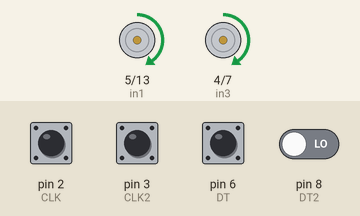
A sketch run on a simulated Arduino Uno, built with avr-gcc and run on an emulated ATmega328P. Parts: motor-driver pin pairs drawn as motors (green arrow = first pin HIGH = forward, orange = second pin HIGH = backward, longer = more drive, scaled by the enable pin). The inputs (shaded band) are chosen by the test bench; at power-on: pin 2 (CLK), pin 3 (CLK2), pin 6 (DT) HIGH, pin 8 (DT2) LOW. What the sketch prints to the serial monitor is not drawn.

Above: at 0.1 s.
Timing chart, 0 to 1.6 s (numbered marks = the images above):
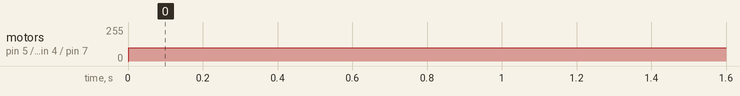

Measured:
- by itself, motor on pin 5 (in1) / pin 13 (in2), motor on pin 4 (in3) / pin 7 (in4): stopped → forward 100/255 at 0.00 s

The sketch:

Project_2test.ino
```cpp
#include <PID_v1.h>
#define enA 9
#define in1 5
#define in2 13
#define enB 10
#define in3 4
#define in4 7
#define CLK 2
#define DT 6
#define CLK2 3
#define DT2 8
#include <PID_v1.h>
int counter = 0,counter2 = 0;
int currentStateCLK,currentStateCLK2;
int lastStateCLK,lastStateCLK2;
String currentDir="";
const float pi = 3.14;
const float R = 3.25;
const int N = 20;
float distance = 0,distance2 = 0;
int finaldistance = 120;

void setup() {
pinMode(enA, OUTPUT);
pinMode(enB, OUTPUT);
pinMode(in1, OUTPUT);
pinMode(in2, OUTPUT);
pinMode(in3, OUTPUT);
pinMode(in4, OUTPUT);
pinMode(CLK,INPUT);
pinMode(DT,INPUT);
pinMode(CLK2,INPUT);
pinMode(DT2,INPUT);
Serial.begin(115200);

attachInterrupt(digitalPinToInterrupt(2), encoder, RISING);
attachInterrupt(digitalPinToInterrupt(3), encoder2, RISING);
Turn1();
delay(1000);
Turn2();
}
void loop() {

//----------------------TASK 1----------------------//

}
void Turn2(){
counter=0;
counter2=0;
distance=0;
distance2=0;

while(distance>-19 && distance2<15){
  encoder();
  encoder2();
  digitalWrite(in1, LOW);
  digitalWrite(in2, HIGH);
  digitalWrite(in3, LOW);
  digitalWrite(in4, HIGH);
  analogWrite(enA,100);
  analogWrite(enB,100);
  Serial.println(distance);
  Serial.println(distance2);
}
encoder();
encoder2();
analogWrite(enA,0);
analogWrite(enB,0);
distance=0;
distance2=0;
Serial.println("finished turning");
}
void Turn1(){
counter=0;
counter2=0;
distance=0;
distance2=0;

while(distance<15 && distance>-11){
  encoder();
  encoder2();
  digitalWrite(in1, HIGH);
  digitalWrite(in2, LOW);
  digitalWrite(in3, HIGH);
  digitalWrite(in4, LOW);
  analogWrite(enA,100);
  analogWrite(enB,100);
  Serial.println(distance);
  Serial.println(distance2);
}
encoder();
encoder2();
analogWrite(enA,0);
analogWrite(enB,0);
distance=0;
distance2=0;
Serial.println("finished turning");
}
int encoder(){
// Read the current state of CLK
currentStateCLK = digitalRead(CLK);
// If last and current state of CLK are different, then pulse occurred
// React to only 1 state change to avoid double count
if (currentStateCLK != lastStateCLK  && currentStateCLK == 1){
// If the DT state is different than the CLK state then
// the encoder is rotating CCW so decrement
if (digitalRead(DT) != currentStateCLK) {
counter --;
} else {
// Encoder is rotating CW so increment
counter ++;
}
}
// Remember last CLK state
lastStateCLK = currentStateCLK;
distance = ((2*pi*R)/N) * counter ;
delay(1);
}


int encoder2(){
// Read the current state of CLK
currentStateCLK2 = digitalRead(CLK2);
// If last and current state of CLK are different, then pulse occurred
// React to only 1 state change to avoid double count
if (currentStateCLK2 != lastStateCLK2  && currentStateCLK2 == 1){
// If the DT state is different than the CLK state then
// the encoder is rotating CCW so decrement
if (digitalRead(DT2) != currentStateCLK2) {
counter2 ++;
} else {
// Encoder is rotating CW so increment
counter2 --;
}
}
// Remember last CLK state
lastStateCLK2 = currentStateCLK2;
distance2 = ((2*pi*R)/N) * counter2 ;
delay(1);
}
```
